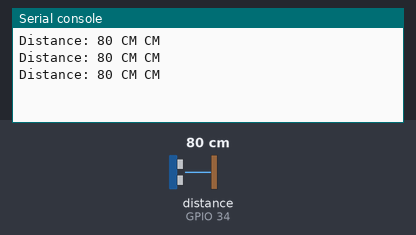
Recording of a program running on a simulated ESP32 board running MicroPython. On the bench: the last lines printed to the serial console. The inputs (shaded band) are chosen by the test bench; at power-on: distance to the obstacle (sensor on GPIO 34) 80 cm. Library files of the repository ran but are not shown: hcsr04.py.

Above: at 1.2 s.
1.3 s: distance to the obstacle (sensor on GPIO 34) set to 2 cm
At 1.9 s:
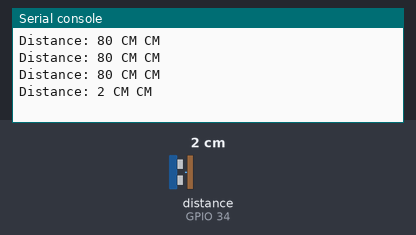
2.8 s: distance to the obstacle (sensor on GPIO 34) set to 4 cm
At 3.4 s:
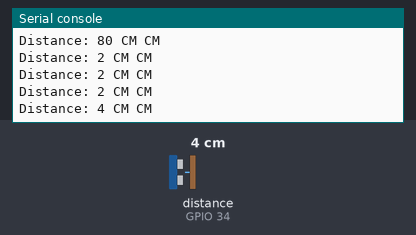
Timing chart, 0 to 5.8 s (numbered marks = the images above; inputs shaded):
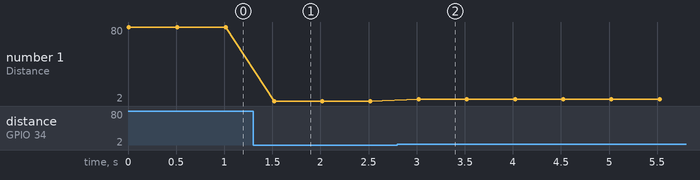

The program:

distance.py
```python
from hcsr04 import HCSR04
from time import sleep

ultrasonic = HCSR04(15, 34)


while True:

    distance_lcd = str(round(ultrasonic.distance_cm(), 2)) + " CM"
    print(f"Distance: {distance_lcd} CM")
    sleep(0.5)
```

Measured:
- after the input at 1.3 s, the serial console: prints a new line after 0.22 s (image 1)
- after the input at 2.8 s, the serial console: prints a new line after 0.22 s (image 2)
- plotted number 1: 80 → 2 after the input at 1.3 s, 2 → 4 after the input at 2.8 s
